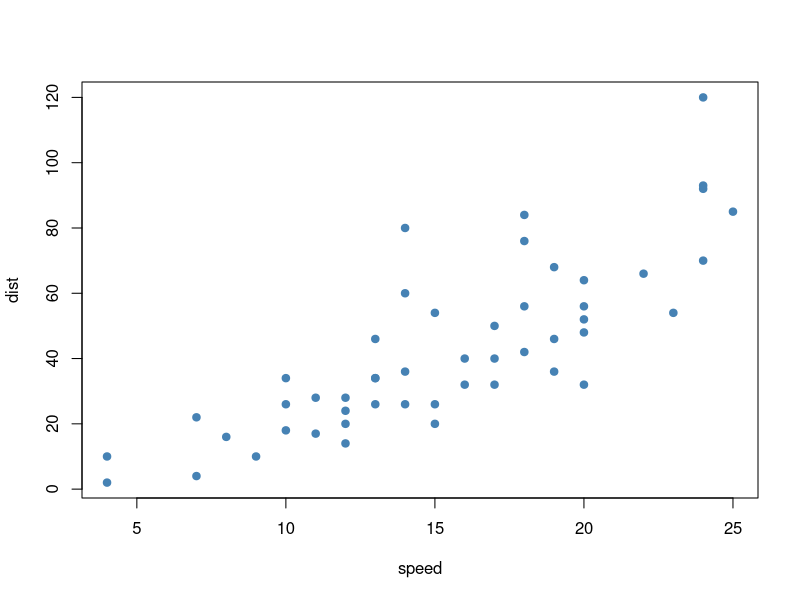

Reproduce this figure in R.
## ---- chunk 1
summary(cars)
## ---- chunk 2
head(cars, 4)
## ---- chunk 3
plot(cars, pch = 19, col = "steelblue")
